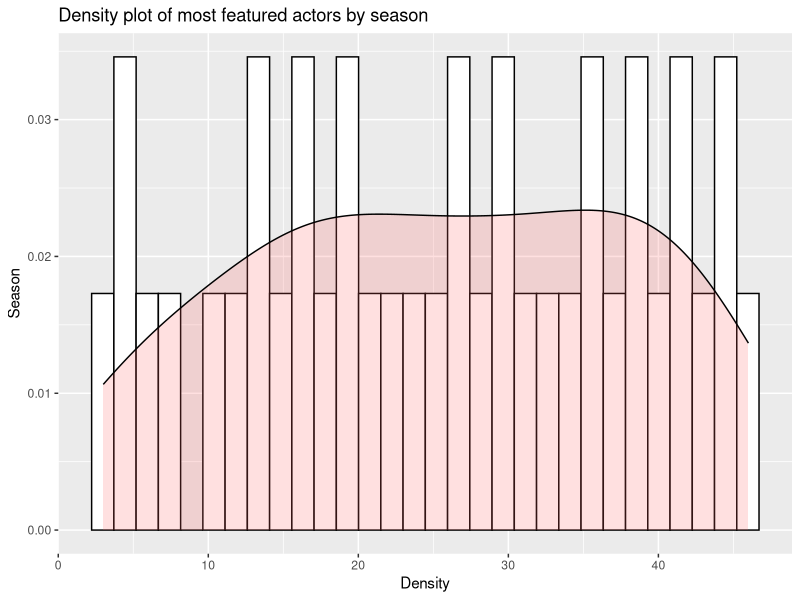
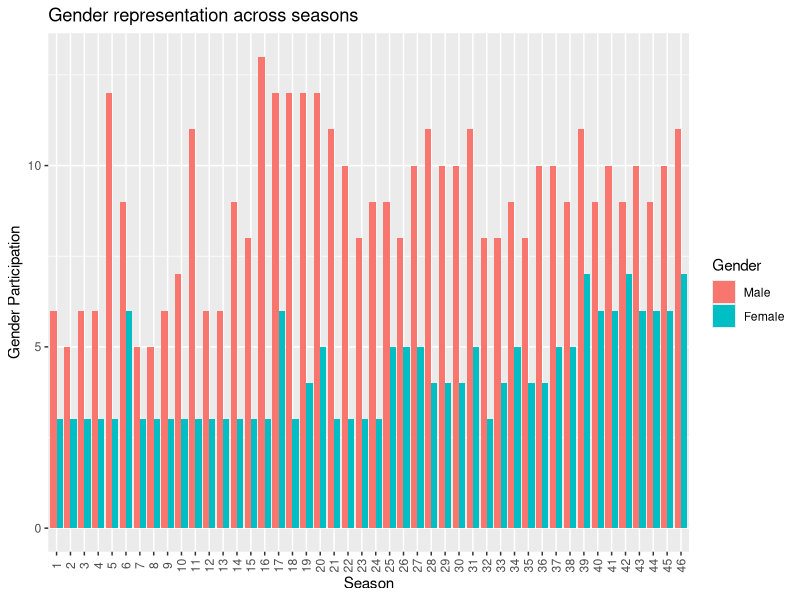
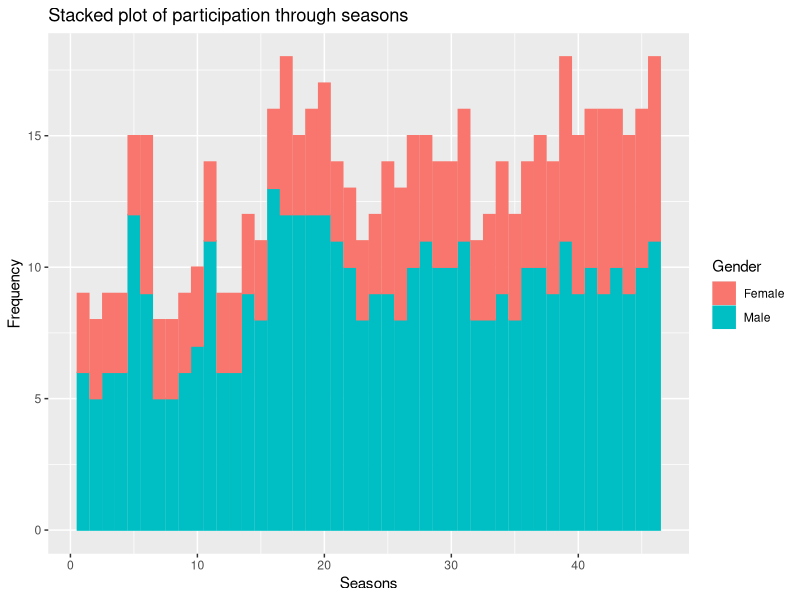

Generate these figures, in order, with R:
## ---- chunk 1
#| label: setup
#| warning: false
#| message: false

library(tidyverse)
library(ggplot2)
library(reshape2)

knitr::opts_chunk$set(echo = TRUE, warning=FALSE, message=FALSE)
## ---- chunk 2
snl_actors <- read_csv("_data/snl_actors.csv", show_col_types = FALSE)
snl_casts <- read_csv("_data/snl_casts.csv", show_col_types = FALSE)
snl_seasons <- read_csv("_data/snl_seasons.csv", show_col_types = FALSE)

head(snl_actors)
head(snl_casts)
head(snl_seasons)
## ---- chunk 3
get_na_col_count <-sapply(snl_actors, function(col_name) sum(length(which(is.na(col_name)))))
na_col_count <- data.frame(get_na_col_count)
na_col_count
## ---- chunk 4
url_na <- subset(snl_actors, is.na(snl_actors$url))
url_na
## ---- chunk 5


## ---- chunk 6
# Join actors and casts dataframes. 
a_c_join = merge(x=snl_actors, y=snl_casts, by ="aid")

# Select specific columns for visualization
a_c <- a_c_join %>%
  select(aid, type, gender, sid, featured, n_episodes)

## ---- chunk 7
# Most featured actors by  no. of highest episodes by seasons
highest_episodes_by_season_by_aid <- a_c[a_c$featured==TRUE, ] %>%
  group_by(sid, aid) %>%
  summarise(
    total_ep = sum(n_episodes)
  ) %>%
  #arrange(sid, desc(total_ep))
  summarise(
    max_val = max(total_ep)
  )

highest_episodes_by_season <- a_c[a_c$featured==TRUE, ] %>%
  group_by(sid) %>%
  summarise(
    total_ep = sum(n_episodes)
  )

ggplot(highest_episodes_by_season, aes(x=sid)) + 
 geom_histogram(aes(y=..density..), colour="black", fill="white")+
 geom_density(alpha=.2, fill="#FF6666") + 
  ggtitle("Density plot of most featured actors by season") + 
  labs(
    x="Density",
    y="Season"
  )
## ---- chunk 8
# Merge the previous dataframe with the seasons dataframe
a_c_s_join <- merge(x=a_c, y=snl_seasons, by="sid")

# Select required columns
a_c_s <- a_c_s_join %>%
  select(sid, aid, type, gender, featured, first_epid, last_epid, n_episodes.x)

options(dplyr.summarise.inform = FALSE)

# Group data by season and gender, basis if the individual featured in the season, to get total gender counts
data <- a_c_s %>%
  group_by(sid) %>%
  summarise(
    Male = sum(gender=='male'),
    Female = sum(gender=='female')
  )

data <- melt(data, "sid")

# Render bar plot for side-by-side male vs female representation by season 
ggplot(data, aes(factor(sid), value, fill = variable)) + 
    geom_bar(stat = "identity", position = "dodge") + 
    theme(axis.text.x = element_text(angle = 90, vjust = 0.5)) +
    labs(title="Gender representation across seasons", 
         x = "Season", y = "Gender Participation", fill="Gender")
## ---- chunk 9
gender_to_cat <- data %>%
  mutate(variable=as.character(variable))

gender_to_cat <- gender_to_cat %>%
  rename(
    Gender = variable
  )

ggplot(gender_to_cat, aes(x = sid, y = value)) +
  geom_bar(
    aes(color = Gender, fill = Gender),
    stat = "identity") + 
  labs(
    x = "Seasons",
    y = "Frequency",
    title = "Stacked plot of participation through seasons"
  )
